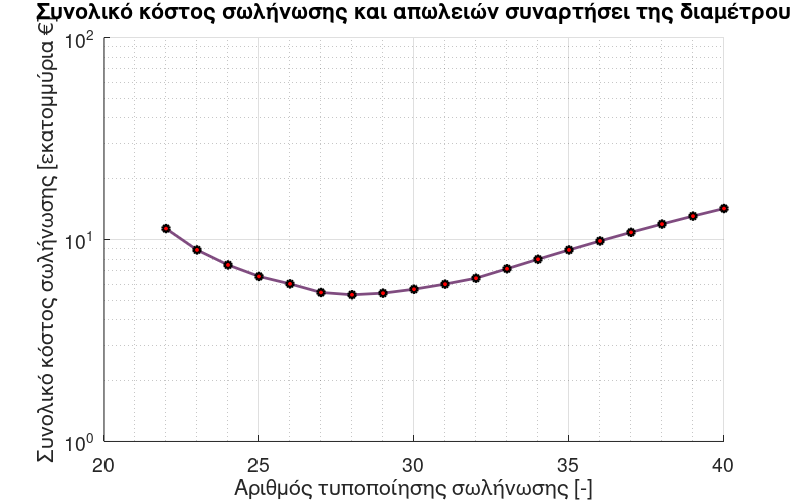

The MATLAB source for this figure:
clc;
clear;
format short g

% Constants
pi = 3.14159265358979323846;
rhow = 999;         % kg/m^3
rho = 7800;         % kg/m^3 (steel)
g = 9.81;           % m/s^2
nut = 1.15e-6;      % m^2/s (kinematic viscosity)
Q = 4.086;          % m^3/s

% Efficiency and cost factor data (length 19)
htta = [0.818, 0.821, 0.828, 0.824, 0.828, 0.835, 0.839, 0.841, 0.843, 0.83, ...
        0.83, 0.831, 0.831, 0.832, 0.832, 0.832, 0.832, 0.832, 0.832] .* ...
       [0.9721, 0.97228, 0.97251, 0.97289, 0.97323, 0.9737, 0.974, 0.97412, ...
        0.97421, 0.97419, 0.97422, 0.97426, 0.97429, 0.9743, 0.97431, ...
        0.97432, 0.97432, 0.97432, 0.97433];

cf = [0.5150, 0.4636, 0.435, 0.4173, 0.4054, 0.3911, 0.3831, 0.3784, 0.3753, ...
       0.3733, 0.372, 0.3706, 0.3698, 0.3692, 0.3689, 0.3686, 0.3685, ...
       0.3684, 0.3683];

% Pipe outer diameters (m) and minimum wall thicknesses (m)
D = [1016.0, 1066.8, 1117.6, 1168.4, 1219.2, 1320.8, ...
     1422.4, 1524.0, 1625.6, 1727.2, 1828.8, 1981.0, ...
     2134.0, 2286.0, 2438.0, 2591.0, 2743.0, 2896.0, 3048.0] * 1e-3;

emin = [7.14, 7.14, 7.14, 7.14, 7.92, 7.92, 8.74, 8.74, ...
        10.31, 10.31, 11.13, 11.13, 11.13, 11.13, 11.13, ...
        11.13, 11.13, 11.13, 11.13] * 1e-3;

% Design parameters
e1 = 0.001;         % m
k1 = 1.7;
k2 = 0.9;
e_toix = 0.2;       % mm
sep = 147099750;    % Pa
L = 3870;           % m
h = 130;            % m
en = 0.07;          % €/kWh

% Max pressure
Pmax = (1.2 * h) * rhow * g;

% Initialization
n = length(D);
f1 = zeros(1, n);
f2 = zeros(1, n);
e = zeros(1, n);
Din = zeros(1, n);
Nf = zeros(1, n);
Ef = zeros(1, n);
l = zeros(1, n);
Dh = zeros(1,n);
CM = zeros(1,n);
CP = zeros(1,n);
CW = zeros(1,n);

% Discount factor sum for 20 years at 6% interest
discount_sum = sum(1 ./ ((1 + 0.06).^(1:20)));

% Loop over each diameter
for k = 1:n
    % Wall thickness calculation
    e(k) = e1 + (D(k) * Pmax) / (2 * (k2 / k1) * sep);
    if e(k) <= emin(k)
        e(k) = emin(k);
    end

    Din(k) = D(k) - 2 * e(k);

    % Cost function f1
    CM(k) = rho * pi * D(k) * e(k) * L * 1.16;
    CP(k) = 32 * pi * D(k) * L;
    CW(k) = 1350 * D(k) * (L / 6);
    f1(k) = CM(k) + CP(k) + CW(k);

    % Efficiency-related calculations
    es = e_toix / (Din(k) * 1000);  % relative roughness
    c = (4 * Q) / (pi * Din(k)^2); % velocity
    Re = (c * Din(k)) / nut;

    % Colebrook equation
    l_old = 0.02;
    l(k) = 0.03;
    for j = 1:50
        term = 2.51 / (Re * sqrt(l(k))) + es / 3.71;
        l_new = (-2 * log10(term))^-2;
        if abs(l_new - l_old) < 1e-4
            break;
        end
        l_old = l_new;
        l(k) = l_new;
    end

    % Head loss and energy recovery
    Dh(k) = l(k) * (L / Din(k)) * (c^2 / (2 * g));
    Nf(k) = (rhow * g * Q * Dh(k) * htta(k)) / 1000; % kW
    Ef(k) = cf(k) * 8760 * Nf(k);                % kWh/year
    Cei = en * Ef(k);                            % €/year

    f2(k) = Cei * discount_sum;
end

% Plotting
figure;
hold on
set(gca,'Yscale','log')
set(gcf, 'PaperPositionMode', 'auto'); 
grid on;
grid minor;
ax.GridColor = [0.85 0.85 0.85];
ax.GridAlpha = 0.7;
ax.MinorGridColor = [0.9 0.9 0.9];
ax.MinorGridLineStyle = ':';
set(gca, 'FontSize', 14);
%set(gca, 'YScale', 'log');  % Not log
set(gcf, 'PaperUnits', 'inches', 'PaperPosition', [0 0 8 5]);
ax=gca;
colors = [0.5 0.3 0.5]; % Color for plot
% Plot total cost
pipe_indices = 22:40;  % Standard pipe numbering
plot(pipe_indices, (f1 + f2)/1e6, '-', 'LineWidth', 2, ...
    'Marker', 'o', 'MarkerSize', 5, ...
    'MarkerFaceColor', 'r', 'MarkerEdgeColor', 'k', ...
    'Color', [0.5 0.3 0.5]);

title('Συνολικό κόστος σωλήνωσης και απωλειών συναρτήσει της διαμέτρου');
xlabel('Αριθμός τυποποίησης σωλήνωσης [-]');
ylabel('Συνολικό κόστος σωλήνωσης [εκατομμύρια €]');

% Display optimal diameter
[~, index] = min(f1 + f2);
optimal_D = D(index);

fprintf('Βέλτιστη διάμετρος D = %.3f m\n', optimal_D);

% Compute and display coefficient k
k_coef = (8 * l(index) * L) / (pi^2 * Din(index)^5 * g);
fprintf('k = %.3e\n', k_coef);
